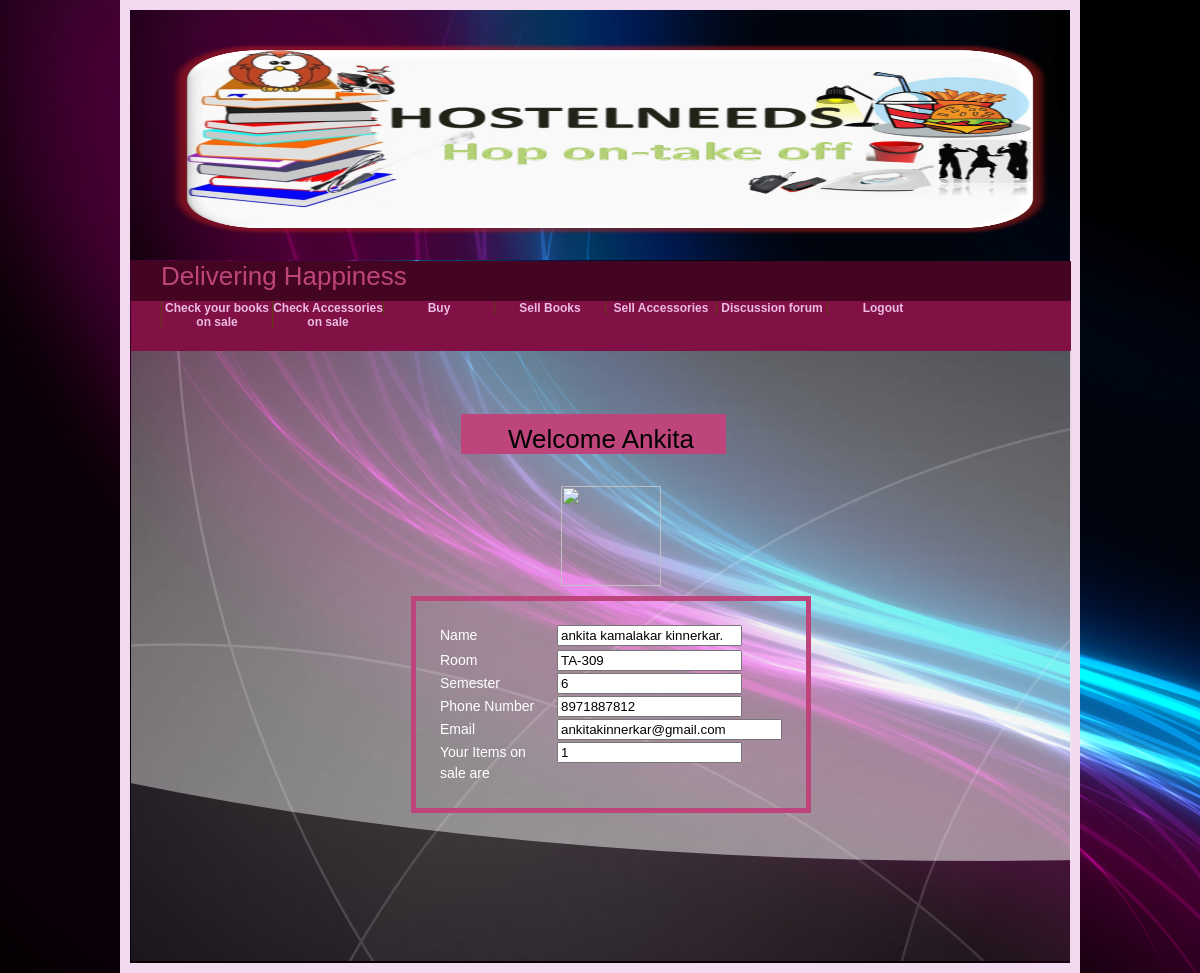
The app's page /myprofile.php?id=ankita with its own data.
### tables this page shows
CREATE TABLE IF NOT EXISTS `signup` (
  `fname` varchar(20) DEFAULT NULL,
  `mname` varchar(20) DEFAULT NULL,
  `lname` varchar(20) DEFAULT NULL,
  `room` varchar(10) DEFAULT NULL,
  `sem` varchar(5) DEFAULT NULL,
  `phone` varchar(10) DEFAULT NULL,
  `email` varchar(30) DEFAULT NULL,
  `username` varchar(20) DEFAULT NULL,
  `pwd` varchar(10) DEFAULT NULL,
  `itemno` varchar(10) DEFAULT NULL,
  `imgwidth` int(11) DEFAULT NULL,
  `imgheight` int(11) DEFAULT NULL,
  `imgtype` varchar(20) DEFAULT NULL,
  `imgdata` blob
);

### myprofile.php (the view, shortened to what this page needs)
<html xmlns="http://www.w3.org/1999/xhtml">
<head>
<link href="templatemo_style2.css" rel="stylesheet" type="text/css" />
<link rel="stylesheet" type="text/css" href="style_login.css" />
</head>
    <body>
        <div id="templatemo_container">
    <div id="templatemo_banner">
    <img src="images/logo.png"  alt="LOGO " title="Hostel Needs" border="0" height="200" width="900"/>
    </div>
     <div class='wrapper'>
<div id="templatemo_menu_panel">
    <h2><font size="3" color="#be457c">Delivering Happiness</font></h2>
    </div>
     <div id="templatemo_content">
         <ul>
             <?php
                $username=$_REQUEST['id'];
            echo "<li><a href=book.php?id=$username>Check your books on sale</a></li>";
            echo "<li><a href='accessories.php?id=$username'>Check Accessories on sale</a></li>";
            echo "<li><a href='bidding.php?id=$username'>Buy</a></li>";
            echo "<li><a href='sellbook.php?id=$username'>Sell Books</a></li>";
            echo "<li><a href='sellacces.php?id=$username'>Sell Accessories</a></li>";
            echo "<li><a href='discussion1.php?id=$username'>Discussion forum</a></li>";
            echo "<li><a href='home.php'>Logout</a></li>";
                ?>
        </ul>
            <div id="templatemo_content_left">
                <div class="cleaner_with_height">&nbsp;</div>
                <div class="cleaner_with_height">&nbsp;</div>
                <div class="container">
       <?php
                $i=0;
                $username=$_REQUEST['id'];
                $array=Array();
                $sql="select * from signup where username='$username';";
                $res=  mysql_query($sql);
                while($row=  mysql_fetch_array($res))
                {
                    $array[$i++]=$row['fname'];
                    $array[$i++]=$row['mname'];
                    $array[$i++]=$row['lname'];
                    $array[$i++]=$row['room'];
                    $array[$i++]=$row['sem'];
                    $array[$i++]=$row['phone'];
                    $array[$i++]=$row['email'];
                    $array[$i++]=$row['username'];
                    $array[$i++]=$row['itemno'];
                }
                if($res)
                {
                    echo"<div class='abovebox'>";
                     echo"<div id='templatemo_welcome'>";
                           echo "<h2><font size='3' color='black'>Welcome ".ucfirst($username)."</font></h2><br><br>";
                    echo"</div><br><br>";
                     echo"<img src='image.php?id=$username' width='100px' height='100px' /><br>";
                   echo"</div>";
                   echo"<div class='box'>";
                   echo "<table>";
                   echo "<tr>";
                   echo "<td>";
                   echo "Name ";
                   echo "</td>";
                   echo "<td>";
                   echo "<input type='text' value='$array[0] $array[1] $array[2].'><br>";
                   echo "</td>";
                   echo "<tr>";
                   echo "<tr>";
                   echo "<td>";
                   echo "Room  ";
                   echo "</td>";
                   echo "<td>";
                   echo "<input type='text' value='$array[3]'><br>";
                   echo "</td>";
                   echo "<tr>";
                   echo "<td>" ;
                   echo "Semester";
                   echo "</td>";
                   echo "<td>";
                   echo "<input type='text' value='$array[4]'><br>";
                   echo "</td>";
                   echo "</tr>";
                   echo "<tr>";
                   echo "<td>";
                   echo "Phone Number";
                   echo "</td>";
                   echo "<td>";
                   echo "<input type='text' value='$array[5]'><br>";
                   echo "</td>";
                   echo "</tr>";
                   echo "<tr>";
                   echo "<td>";
                   echo "Email";
                   echo "</td>";
                   echo "<td>";
                   echo "<input type='text' value='$array[6]' size='25px'><br>";
                   echo "</td>";
                   echo "</tr>";
                   echo "<tr>";
                   echo "<td>";
                   echo "Your Items on sale are";
                   echo "</td>";
                   echo "<td>";
                   echo "<input type='text' value='$array[8]'><br>";
                  echo "</td>"  ;
                   echo "</tr>";
                  echo "</table>";
                  echo "</div>";
                }
                else
                {
                   echo "<script type='text/javascript'>";
                   echo "alert('Could not retreive user details')";
                   echo "</script>";
                }
       ?>
             </div>
            </div>
        </div>
        </div>
        <div class="cleaner">&nbsp;</div>
    </div>
    </body>
</html>

### templatemo_style2.css (style rules this page uses)
body { margin: 0; padding: 0; line-height: 1.5em; font-family: Verdana, Arial, san-serif; font-size: 11px; color: #fff; background: #fff; }
table { margin: 0; padding: 0; line-height: 1.5em; font-family: Verdana, Arial, san-serif; font-size: 11px; color: #fff; background: #fff; }
a:link, a:visited { color: #F1A5D5; text-decoration: underline; }
h2 { margin: 0 0 20px 0; padding: 10px 0 10px 15px; font-size: 24px; color: #ffffff; font-weight: normal; background-color: #440522; }
.cleaner { clear: both; width: 100%; height: 1px; font-size: 1px; }
.cleaner_with_height { clear: both; width: 100%; height: 30px; font-size: 1px; }
#templatemo_container { width: 940px; margin: 0 auto; border: 10px solid #f2d9ef; }
body { background: #010101 url(../images/background.jpg) no-repeat; margin:0; padding:0px; }
#templatemo_container #templatemo_banner { overflow: hidden; width: 880px; height: 190px; padding: 30px 30px; background:url(images/background.jpg) top left no-repeat; }
#templatemo_menu_panel { overflow: hidden; width: 880px; height: 40px; padding: 0 30px; background: #440522; }
body { background: #010101 url(images/background.jpg) no-repeat; margin:0; padding:0px; }
#templatemo_welcome { overflow: hidden; width: 250px; height: 30px; padding: 10px 0px 0px 15px; text-align: center; background: #be457c; margin-left: 300px; }
#templatemo_content { width: 880px; padding: 0 30px; background: #811044; height: 50px; }
#templatemo_content ul { float: left; width: 1030px; margin: 0; padding: 0px 0 0 0; list-style: none; }
#templatemo_content ul li { display: inline; }
.box { margin-left: 250px; margin-right: 250px; margin-top: 10px; margin-bottom: 40px; padding: 22px 22px 22px 22px; text-align: left; border-left: 5px solid #be457c; border-right: 5px solid #be457c; border-top: 5px solid #be457c; border-bottom: 5px solid #be457c; }
.abovebox { text-align: center; }
#templatemo_content ul li a { float: left; width: 110px; padding: 0px 0; font-size: 12px; font-weight: bold; text-align: center; text-decoration: none; color: #ebbce5; border-left: 1px solid #5f3b11; }
#templatemo_content #templatemo_content_left { float: left; width: 630px; }

### style_login.css (style rules this page uses)
html, body, div, span, applet, object, iframe, h1, h2, h3, h4, h5, h6, p, blockquote, pre, a, abbr, acronym, address, big, cite, code, del, dfn, em, font, img, ins, kbd, q, s, samp, small, strike, strong, sub, sup, tt, var, b, u, i, center, dl, dt, dd, ol, ul, li, fieldset, form, label, legend, table, caption, tbody, tfoot, thead, tr, th, td { margin: 0; padding: 0; border: 0; outline: 0; font-size: 100%; vertical-align: baseline; background: transparent; }
body { background: #DCDDDF url(images/background.png); color: #000; font: 14px Arial; margin: 0 auto; padding: 0; position: relative; }
body { background: #010101 url(images/background.jpg) no-repeat; margin:0; padding:0px; }
.wrapper { width:940px; height:700px; background:url(images/transparent.png) repeat-x; margin:1px 10px 1px 1px; float:none; }
h2 { font-size:26px; }
h1,h2,h3,h4,h5,h6 { color:black; }
a { text-decoration: none; }
.container { margin: 25px auto; position: relative; width: 900px; }

### records on screen
signup: fname+mname+lname "ankita kamalakar kinnerkar.", room "TA-309", sem "6", phone "8971887812", email "ankitakinnerkar@gmail.com", itemno "1"

### other values on screen
$username "Ankita"
